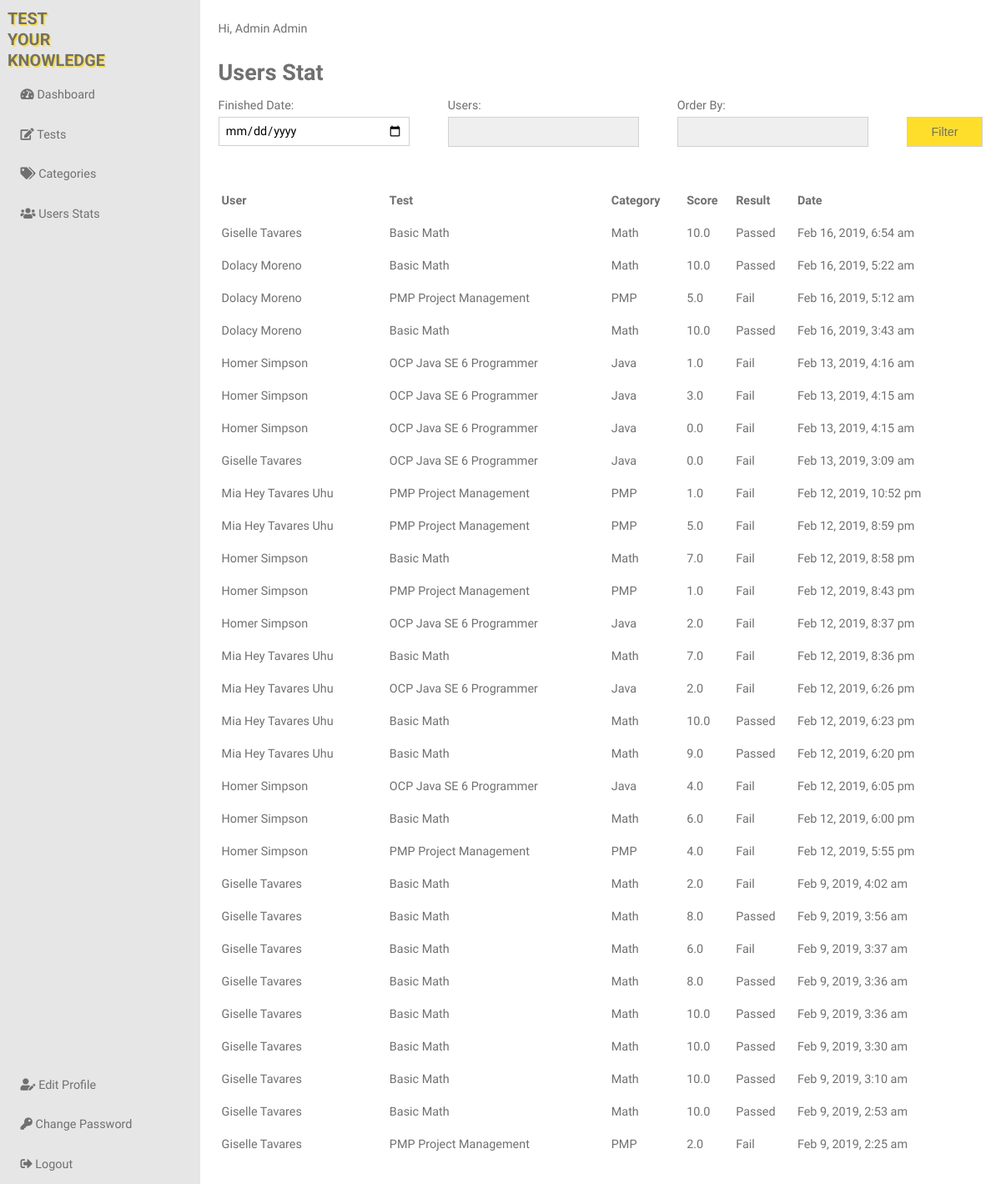
The page /admin/admin-users-stats.php (signed in) on the database its author committed.
### tables this page shows
CREATE TABLE IF NOT EXISTS `tb_tests_results` (
  `id` int(11) NOT NULL AUTO_INCREMENT,
  `idUser` int(11) NOT NULL,
  `idTest` int(11) NOT NULL,
  `finished` tinyint(1) NOT NULL DEFAULT '0',
  `score` float NOT NULL DEFAULT '0',
  `passed` tinyint(1) NOT NULL DEFAULT '0',
  `numQuestionsAnswered` int(11) NOT NULL DEFAULT '0',
  `createdDate` timestamp NOT NULL DEFAULT CURRENT_TIMESTAMP,
  `modifiedDate` timestamp NOT NULL DEFAULT CURRENT_TIMESTAMP,
  `finishedDate` timestamp NOT NULL DEFAULT CURRENT_TIMESTAMP,
  PRIMARY KEY (`id`)
);

CREATE TABLE IF NOT EXISTS `tb_tests` (
  `id` int(11) NOT NULL AUTO_INCREMENT,
  `idCategory` int(11) DEFAULT NULL,
  `name` varchar(100) NOT NULL,
  `description` longtext,
  `numQuestions` int(11) NOT NULL DEFAULT '10',
  `status` tinyint(1) NOT NULL DEFAULT '1',
  `createdDate` timestamp NOT NULL DEFAULT CURRENT_TIMESTAMP,
  `modifiedDate` timestamp NOT NULL DEFAULT CURRENT_TIMESTAMP,
  PRIMARY KEY (`id`)
);

CREATE TABLE IF NOT EXISTS `tb_categories` (
  `id` int(11) NOT NULL AUTO_INCREMENT,
  `name` varchar(50) NOT NULL,
  `createdDate` timestamp NOT NULL DEFAULT CURRENT_TIMESTAMP,
  `modifiedDate` timestamp NOT NULL DEFAULT CURRENT_TIMESTAMP,
  PRIMARY KEY (`id`)
);

### model/tests_results.php (called while the page is built, shortened)
<?php
class TestResult {
    private $score;
    private $passed;
    private $finishedDate;
    private $testName;
    private $category;
    private $userName;
    public function getScore(){
        return $this->score;
    }
    public function setScore($score){
        $this->score = $score;
    }
    public function getPassed(){
        return $this->passed;
    }
    public function setPassed($passed){
        $this->passed = $passed;
    }
    public function getFinishedDate(){
        return $this->finishedDate;
    }
    public function setFinishedDate($finishedDate){
        $this->finishedDate = $finishedDate;
    }
    public function getTestName(){
        return $this->testName;
    }
    public function setTestName($testName){
        $this->testName = $testName;
    }
    public function getCategory(){
        return $this->category;
    }
    public function setCategory($category){
        $this->category = $category;
    }
    public function getUserName(){
        return $this->userName;
    }
    public function setUserName($userName){
        $this->userName = $userName;
    }
    public static function getAllUsersTestResults($iduser = null, $date = null, $orderby = null){
        global $database;
        $orderby = $orderby;
        $orderby = $database->escape_string($orderby);
        $query = "SELECT r.id as idTestResult, r.idUser as idUser, r.idTest as idTest, r.finished, r.score, r.passed, r.numQuestionsAnswered, r.finishedDate, t.name as testName, c.name as category, CONCAT(u.firstname, ' ', u.lastName) as userName FROM tb_tests_results r, tb_tests t, tb_categories c, tb_users u WHERE r.idTest = t.id AND t.idCategory = c.id AND r.idUser = u.id AND r.finished = 1 ";
        if(!empty($orderby)){
            switch ($orderby) {
                case 'highScore':
                    $query .= " ORDER BY r.score DESC";
                    break;
                case 'lowScore':
                    $query .= " ORDER BY r.score ASC";
                    break;
                case 'recentDate':
                    $query .= " ORDER BY r.finishedDate DESC";
                    break;
                case 'olderdate':
                    $query .= " ORDER BY r.finishedDate ASC";
                    break;
                case 'userNameAsc':
                    $query .= " ORDER BY username ASC";
                    break;
                case 'userNameDesc':
                    $query .= " ORDER BY username DESC";
                    break;
                case 'testNameAsc':
                    $query .= " ORDER BY testName ASC";
                    break;
                case 'testNameDesc':
                    $query .= " ORDER BY testName DESC";
                    break;
                case 'categoryNameAsc':
                    $query .= " ORDER BY category ASC";
                    break;
                case 'categoryNameDesc':
                    $query .= " ORDER BY category DESC";
                    break;
            }
        } else {
            $query .= " ORDER BY r.finishedDate DESC";
        }
        $result = $database->query($query);
        $usersTestsResults = [];
        if($result->num_rows) {
            while($row = $result->fetch_assoc()){
                $testResultObject = new self;
                $testResultObject->setId($row['idTestResult']);
                $testResultObject->setIdUser($row['idUser']);
                $testResultObject->setIdTest($row['idTest']);
                $testResultObject->setFinished($row['finished']);
                $testResultObject->setScore($row['score']);
                $testResultObject->setPassed($row['passed']);
                $testResultObject->setNumQuestionsAnswered($row['numQuestionsAnswered']);
                $testResultObject->setFinishedDate($row['finishedDate']);
                $testResultObject->setTestName($row['testName']);
                $testResultObject->setCategory($row['category']);
                $testResultObject->setUserName($row['userName']);
                $usersTestsResults[] = $testResultObject;
            }
        }
        return $usersTestsResults;
    }
}
?>

### model/database.php (called while the page is built, shortened)
<?php
class Database {
    public $connection;
    public function getConnection(){
        $this->connection = new mysqli(DB_HOST, DB_USER, DB_PASSWORD, DB_NAME);
    }
    public function query($query){
        $result = $this->connection->query($query);
        return $result;
    }
}
?>

### view/tests_results.php (the view, shortened to what this page needs)
<?php
function showAllUsersTestsResults($usersTestsResults) {
    if(!empty($usersTestsResults)){
        foreach ($usersTestsResults as $usersTestResult) {
            $finishedDate = date("M j, Y, g:i a", strtotime($usersTestResult->getFinishedDate()));
            $score = number_format((float)$usersTestResult->getScore(), 1, '.', '');
            $passed = $usersTestResult->getPassed() ? 'Passed' : 'Fail';
            echo "<tr>";
                echo "<td>{$usersTestResult->getUserName()}</td>";
                echo "<td>{$usersTestResult->getTestName()}</td>";
                echo "<td>{$usersTestResult->getCategory()}</td>";
                echo "<td>{$score}</td>";
                echo "<td>{$passed}</td>";
                echo "<td>{$finishedDate}</td>";
            echo "</tr>";
        }
    } else {
        echo "<div class='user-tests-box-nothing'><p>No results...</p></div>";
    }
}
?>

### assets/css/style.css (style rules this page uses)
*, *::after, *::before { margin: 0; padding: 0; box-sizing: inherit; }
html { font-size: 62.5%; }
@media only screen and (max-width: 75em) { html { font-size: 56.25%; } }
body { box-sizing: border-box; font-family: "Nanum Gothic", sans-serif; font-size: 1.6rem; color: #707070; }
th, td { padding: 1rem 0; text-align: left; vertical-align: top; }

### rows shown on the page
tb_tests_results: UserName "Giselle Tavares", idTest.name "Basic Math", tb_categories.name "Math", score "10.0", passed "Passed", finishedDate "Feb 16, 2019, 6:54 am"
tb_tests_results: UserName "Dolacy Moreno", idTest.name "Basic Math", tb_categories.name "Math", score "10.0", passed "Passed", finishedDate "Feb 16, 2019, 5:22 am"
tb_tests_results: UserName "Dolacy Moreno", idTest.name "PMP Project Management", tb_categories.name "PMP", score "5.0", passed "Fail", finishedDate "Feb 16, 2019, 5:12 am"
tb_tests_results: UserName "Dolacy Moreno", idTest.name "Basic Math", tb_categories.name "Math", score "10.0", passed "Passed", finishedDate "Feb 16, 2019, 3:43 am"
tb_tests_results: UserName "Homer Simpson", idTest.name "OCP Java SE 6 Programmer", tb_categories.name "Java", score "1.0", passed "Fail", finishedDate "Feb 13, 2019, 4:16 am"
tb_tests_results: UserName "Homer Simpson", idTest.name "OCP Java SE 6 Programmer", tb_categories.name "Java", score "3.0", passed "Fail", finishedDate "Feb 13, 2019, 4:15 am"
tb_tests_results: UserName "Homer Simpson", idTest.name "OCP Java SE 6 Programmer", tb_categories.name "Java", score "0.0", passed "Fail", finishedDate "Feb 13, 2019, 4:15 am"
tb_tests_results: UserName "Giselle Tavares", idTest.name "OCP Java SE 6 Programmer", tb_categories.name "Java", score "0.0", passed "Fail", finishedDate "Feb 13, 2019, 3:09 am"
tb_tests_results: UserName "Mia Hey Tavares Uhu", idTest.name "PMP Project Management", tb_categories.name "PMP", score "1.0", passed "Fail", finishedDate "Feb 12, 2019, 10:52 pm"
tb_tests_results: UserName "Mia Hey Tavares Uhu", idTest.name "PMP Project Management", tb_categories.name "PMP", score "5.0", passed "Fail", finishedDate "Feb 12, 2019, 8:59 pm"
tb_tests_results: UserName "Homer Simpson", idTest.name "Basic Math", tb_categories.name "Math", score "7.0", passed "Fail", finishedDate "Feb 12, 2019, 8:58 pm"
tb_tests_results: UserName "Homer Simpson", idTest.name "PMP Project Management", tb_categories.name "PMP", score "1.0", passed "Fail", finishedDate "Feb 12, 2019, 8:43 pm"
tb_tests_results: UserName "Homer Simpson", idTest.name "OCP Java SE 6 Programmer", tb_categories.name "Java", score "2.0", passed "Fail", finishedDate "Feb 12, 2019, 8:37 pm"
tb_tests_results: UserName "Mia Hey Tavares Uhu", idTest.name "Basic Math", tb_categories.name "Math", score "7.0", passed "Fail", finishedDate "Feb 12, 2019, 8:36 pm"
tb_tests_results: UserName "Mia Hey Tavares Uhu", idTest.name "OCP Java SE 6 Programmer", tb_categories.name "Java", score "2.0", passed "Fail", finishedDate "Feb 12, 2019, 6:26 pm"
tb_tests_results: UserName "Mia Hey Tavares Uhu", idTest.name "Basic Math", tb_categories.name "Math", score "10.0", passed "Passed", finishedDate "Feb 12, 2019, 6:23 pm"
tb_tests_results: UserName "Mia Hey Tavares Uhu", idTest.name "Basic Math", tb_categories.name "Math", score "9.0", passed "Passed", finishedDate "Feb 12, 2019, 6:20 pm"
tb_tests_results: UserName "Homer Simpson", idTest.name "OCP Java SE 6 Programmer", tb_categories.name "Java", score "4.0", passed "Fail", finishedDate "Feb 12, 2019, 6:05 pm"
tb_tests_results: UserName "Homer Simpson", idTest.name "Basic Math", tb_categories.name "Math", score "6.0", passed "Fail", finishedDate "Feb 12, 2019, 6:00 pm"
tb_tests_results: UserName "Homer Simpson", idTest.name "PMP Project Management", tb_categories.name "PMP", score "4.0", passed "Fail", finishedDate "Feb 12, 2019, 5:55 pm"
tb_tests_results: UserName "Giselle Tavares", idTest.name "Basic Math", tb_categories.name "Math", score "2.0", passed "Fail", finishedDate "Feb 9, 2019, 4:02 am"
tb_tests_results: UserName "Giselle Tavares", idTest.name "Basic Math", tb_categories.name "Math", score "8.0", passed "Passed", finishedDate "Feb 9, 2019, 3:56 am"
tb_tests_results: UserName "Giselle Tavares", idTest.name "Basic Math", tb_categories.name "Math", score "6.0", passed "Fail", finishedDate "Feb 9, 2019, 3:37 am"
tb_tests_results: UserName "Giselle Tavares", idTest.name "Basic Math", tb_categories.name "Math", score "8.0", passed "Passed", finishedDate "Feb 9, 2019, 3:36 am"
tb_tests_results: UserName "Giselle Tavares", idTest.name "Basic Math", tb_categories.name "Math", score "10.0", passed "Passed", finishedDate "Feb 9, 2019, 3:36 am"
tb_tests_results: UserName "Giselle Tavares", idTest.name "Basic Math", tb_categories.name "Math", score "10.0", passed "Passed", finishedDate "Feb 9, 2019, 3:30 am"
tb_tests_results: UserName "Giselle Tavares", idTest.name "Basic Math", tb_categories.name "Math", score "10.0", passed "Passed", finishedDate "Feb 9, 2019, 3:10 am"
tb_tests_results: UserName "Giselle Tavares", idTest.name "Basic Math", tb_categories.name "Math", score "10.0", passed "Passed", finishedDate "Feb 9, 2019, 2:53 am"
tb_tests_results: UserName "Giselle Tavares", idTest.name "PMP Project Management", tb_categories.name "PMP", score "2.0", passed "Fail", finishedDate "Feb 9, 2019, 2:25 am"

### other values the page prints
$_SESSION['firstName'] "Admin"
$_SESSION['lastName'] "Admin"
